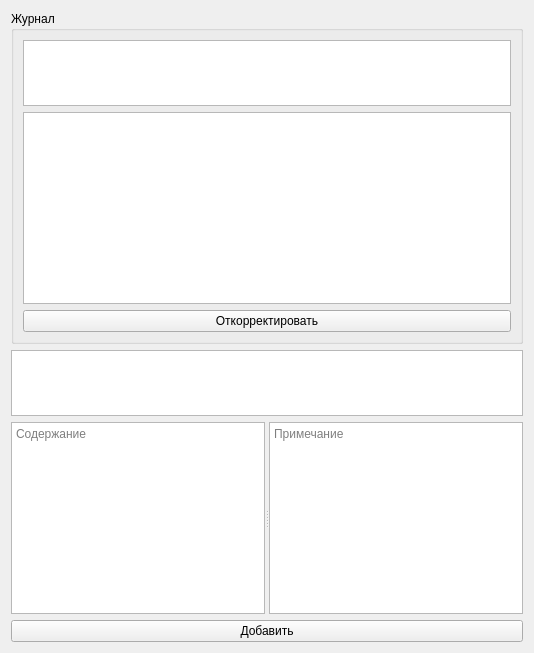
      <widget class="QWidget" name="tab_9">
       <attribute name="title">
        <string>Замечания по МК</string>
       </attribute>
       <layout class="QVBoxLayout" name="verticalLayout_13">
        <item>
         <widget class="QGroupBox" name="groupBox">
          <property name="title">
           <string>Журнал</string>
          </property>
          <layout class="QVBoxLayout" name="verticalLayout_10">
           <item>
            <widget class="QTableWidget" name="tbl_zamech_filtr">
             <property name="maximumSize">
              <size>
               <width>16777215</width>
               <height>66</height>
              </size>
             </property>
            </widget>
           </item>
           <item>
            <widget class="QTableWidget" name="tbl_zamech"/>
           </item>
           <item>
            <widget class="QPushButton" name="btn_edit_zamech">
             <property name="text">
              <string>Откорректировать</string>
             </property>
            </widget>
           </item>
          </layout>
         </widget>
        </item>
        <item>
         <widget class="QTableWidget" name="tbl_zamech_add_field">
          <property name="maximumSize">
           <size>
            <width>16777215</width>
            <height>66</height>
           </size>
          </property>
         </widget>
        </item>
        <item>
         <layout class="QVBoxLayout" name="verticalLayout_11">
          <item>
           <widget class="QSplitter" name="splitter">
            <property name="orientation">
             <enum>Qt::Horizontal</enum>
            </property>
            <widget class="QPlainTextEdit" name="pte_zamechnie">
             <property name="minimumSize">
              <size>
               <width>0</width>
               <height>100</height>
              </size>
             </property>
             <property name="maximumSize">
              <size>
               <width>16777215</width>
               <height>200</height>
              </size>
             </property>
             <property name="placeholderText">
              <string>Содержание</string>
             </property>
            </widget>
            <widget class="QPlainTextEdit" name="pte_primechanie">
             <property name="minimumSize">
              <size>
               <width>0</width>
               <height>100</height>
              </size>
             </property>
             <property name="maximumSize">
              <size>
               <width>16777215</width>
               <height>200</height>
              </size>
             </property>
             <property name="placeholderText">
              <string>Примечание</string>
             </property>
            </widget>
           </widget>
          </item>
          <item>
           <widget class="QPushButton" name="btn_add_zamech">
            <property name="text">
             <string>Добавить</string>
            </property>
           </widget>
          </item>
         </layout>
        </item>
       </layout>
      </widget>
